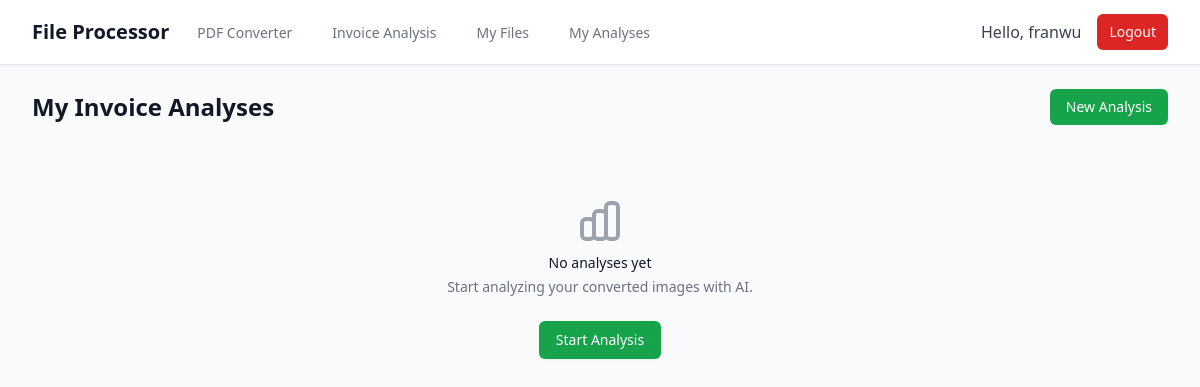
Before: /analysis/list/ (signed in) with the older database file.
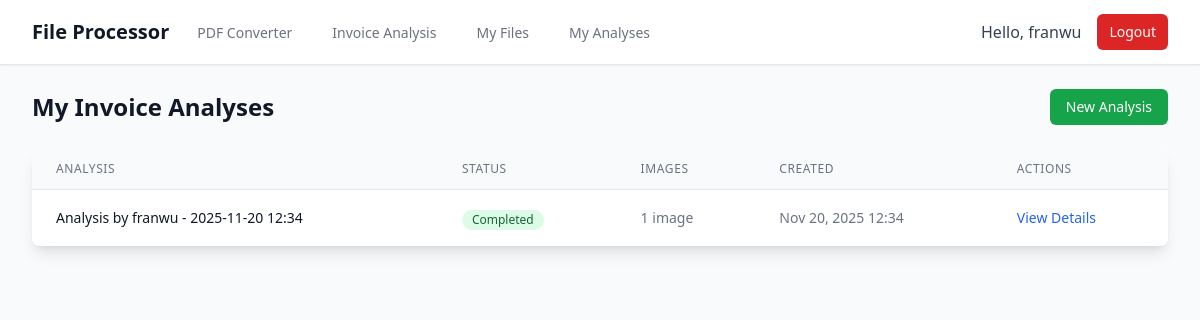
After: the same page with the newer database file.
### file_processor/models.py (models this page shows)
class ImageAnalysis(models.Model):
    user = models.ForeignKey(User, on_delete=models.CASCADE, related_name='image_analyses', default=1)
    images = models.ManyToManyField(ConvertedImage, related_name='analyses')
    created_at = models.DateTimeField(auto_now_add=True)
    status = models.CharField(max_length=20, default='pending', choices=[
        ('pending', 'Pending'),
        ('processing', 'Processing'),
        ('completed', 'Completed'),
        ('failed', 'Failed'),
    ])
    def __str__(self):
        return f"Analysis by {self.user.username} - {self.created_at.strftime('%Y-%m-%d %H:%M')}"
    class Meta:
        ordering = ['-created_at']

### file_processor/views.py (the view)
# urls.py: path('analysis/list/', views.analysis_list, name='analysis_list'),
@login_required
def analysis_list(request):
    if request.user.is_superuser:
        analyses = ImageAnalysis.objects.all()
    else:
        analyses = ImageAnalysis.objects.filter(user=request.user)
    return render(request, 'file_processor/analysis_list.html', {'analyses': analyses})

### file_processor/templates/file_processor/analysis_list.html (shortened to what this page needs)
{% extends 'file_processor/base.html' %}
{% block content %}
<div class="max-w-6xl mx-auto">
    <div class="flex justify-between items-center mb-6">
        <h1 class="text-2xl font-bold text-gray-900">My Invoice Analyses</h1>
        <a href="{% url 'image_analysis' %}" class="bg-green-600 hover:bg-green-700 text-white px-4 py-2 rounded-md text-sm font-medium">
            New Analysis
        </a>
    </div>
    {% if analyses %}
        <div class="bg-white shadow-lg rounded-lg overflow-hidden">
            <div class="overflow-x-auto">
                <table class="min-w-full divide-y divide-gray-200">
                    <thead class="bg-gray-50">
                        <tr>
                            <th class="px-6 py-3 text-left text-xs font-medium text-gray-500 uppercase tracking-wider">Analysis</th>
                            <th class="px-6 py-3 text-left text-xs font-medium text-gray-500 uppercase tracking-wider">Status</th>
                            <th class="px-6 py-3 text-left text-xs font-medium text-gray-500 uppercase tracking-wider">Images</th>
                            <th class="px-6 py-3 text-left text-xs font-medium text-gray-500 uppercase tracking-wider">Created</th>
                            <th class="px-6 py-3 text-left text-xs font-medium text-gray-500 uppercase tracking-wider">Actions</th>
                        </tr>
                    </thead>
                    <tbody class="bg-white divide-y divide-gray-200">
                        {% for analysis in analyses %}
                        <tr class="hover:bg-gray-50">
                            <td class="px-6 py-4 whitespace-nowrap">
                                <div class="text-sm font-medium text-gray-900">{{ analysis }}</div>
                            </td>
                            <td class="px-6 py-4 whitespace-nowrap">
                                <span class="inline-flex items-center px-2.5 py-0.5 rounded-full text-xs font-medium
                                    {% if analysis.status == 'completed' %}bg-green-100 text-green-800
                                    {% elif analysis.status == 'failed' %}bg-red-100 text-red-800
                                    {% elif analysis.status == 'processing' %}bg-yellow-100 text-yellow-800
                                    {% else %}bg-gray-100 text-gray-800{% endif %}">
                                    {{ analysis.get_status_display }}
                                </span>
                            </td>
                            <td class="px-6 py-4 whitespace-nowrap text-sm text-gray-500">
                                {{ analysis.images.count }} image{{ analysis.images.count|pluralize }}
                            </td>
                            <td class="px-6 py-4 whitespace-nowrap text-sm text-gray-500">
                                {{ analysis.created_at|date:"M d, Y H:i" }}
                            </td>
                            <td class="px-6 py-4 whitespace-nowrap text-sm font-medium">
                                <a href="{% url 'analysis_detail' analysis.pk %}" class="text-blue-600 hover:text-blue-900">View Details</a>
                            </td>
                        </tr>
                        {% endfor %}
                    </tbody>
                </table>
            </div>
        </div>
    {% else %}
        <div class="text-center py-12">
            <h3 class="mt-2 text-sm font-medium text-gray-900">No analyses yet</h3>
            <p class="mt-1 text-sm text-gray-500">Start analyzing your converted images with AI.</p>
            <div class="mt-6">
                <a href="{% url 'image_analysis' %}" class="inline-flex items-center px-4 py-2 border border-transparent shadow-sm text-sm font-medium rounded-md text-white bg-green-600 hover:bg-green-700">
                    Start Analysis
                </a>
            </div>
        </div>
    {% endif %}
</div>
{% endblock %}

### file_processor/templates/file_processor/base.html (shortened to what this page needs)
<!DOCTYPE html>
<html lang="en" class="h-full bg-gray-50">
<head>
    <script src="https://cdn.tailwindcss.com"></script>
</head>
<body class="h-full">
    <div class="min-h-full">
        <nav class="bg-white shadow-sm border-b border-gray-200">
            <div class="max-w-7xl mx-auto px-4 sm:px-6 lg:px-8">
                <div class="flex justify-between h-16">
                    <div class="flex">
                        <div class="flex-shrink-0 flex items-center">
                            <a href="{% url 'home' %}" class="text-xl font-bold text-gray-900">File Processor</a>
                        </div>
                        {% if user.is_authenticated %}
                        <div class="hidden sm:ml-6 sm:flex sm:space-x-8">
                            <a href="{% url 'upload_pdf' %}" class="border-transparent text-gray-500 hover:border-gray-300 hover:text-gray-700 inline-flex items-center px-1 pt-1 border-b-2 text-sm font-medium">
                                PDF Converter
                            </a>
                            <a href="{% url 'image_analysis' %}" class="border-transparent text-gray-500 hover:border-gray-300 hover:text-gray-700 inline-flex items-center px-1 pt-1 border-b-2 text-sm font-medium">
                                Invoice Analysis
                            </a>
                            <a href="{% url 'conversion_list' %}" class="border-transparent text-gray-500 hover:border-gray-300 hover:text-gray-700 inline-flex items-center px-1 pt-1 border-b-2 text-sm font-medium">
                                My Files
                            </a>
                            <a href="{% url 'analysis_list' %}" class="border-transparent text-gray-500 hover:border-gray-300 hover:text-gray-700 inline-flex items-center px-1 pt-1 border-b-2 text-sm font-medium">
                                My Analyses
                            </a>
                        </div>
                        {% endif %}
                    </div>
                    <div class="flex items-center">
                        {% if user.is_authenticated %}
                            <span class="text-gray-700 mr-4">Hello, {{ user.username }}</span>
                            <form method="post" action="{% url 'logout' %}" class="inline">
                                <button type="submit" class="bg-red-600 hover:bg-red-700 text-white px-3 py-2 rounded-md text-sm font-medium">
                                    Logout
                                </button>
                            </form>
                        {% endif %}
                    </div>
                </div>
            </div>
        </nav>
        <main class="max-w-7xl mx-auto py-6 sm:px-6 lg:px-8">
            {% block content %}
            {% endblock %}
        </main>
    </div>
</body>
</html>

Changed rows visible on the page:
added ImageAnalysis: user+created_at "Analysis by franwu - 2025-11-20 12:34", status "Completed", images.count "1", created_at "Nov 20, 2025 12:34"
Other visible differences:
text no longer shown: "No analyses yet Start analyzing your converted images with AI. Start Analysis"
text now shown: "ANALYSIS STATUS IMAGES CREATED ACTIONS"
